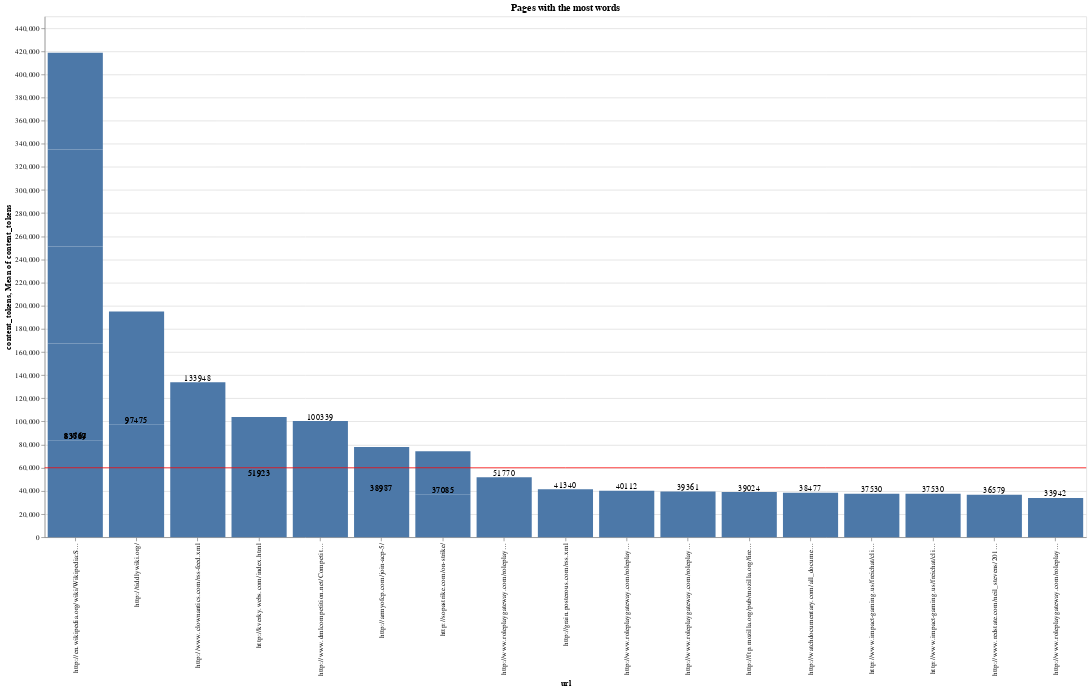

The cell this chart's notebook holds for it:
### Markdown cell above
Next, let's create a bar chart of this.

### Code cell
word_count_bar = (
    alt.Chart(word_count)
    .mark_bar()
    .encode(x=alt.X("url:O", sort="-y"), y=alt.Y("content_tokens:Q"))
)

word_count_rule = (
    alt.Chart(word_count).mark_rule(color="red").encode(y="mean(content_tokens):Q")
)

word_count_text = word_count_bar.mark_text(align="center", baseline="bottom").encode(
    text="content_tokens:Q"
)

(word_count_bar + word_count_rule + word_count_text).properties(
    width=1400, height=700, title="Pages with the most words"
)

### Figure 1 — Vega-Lite specification as saved in the notebook (floating-point values rounded to 4 significant figures)
{"config": {"view": {"continuousWidth": 400, "continuousHeight": 300}}, "layer": [{"mark": "bar", "encoding": {"x": {"type": "ordinal", "field": "url", "sort": "-y"}, "y": {"type": "quantitative", "field": "content_tokens"}}}, {"mark": {"type": "rule", "color": "red"}, "encoding": {"y": {"type": "quantitative", "aggregate": "mean", "field": "content_tokens"}}}, {"mark": {"type": "text", "align": "center", "baseline": "bottom"}, "encoding": {"text": {"type": "quantitative", "field": "content_tokens"}, "x": {"type": "ordinal", "field": "url", "sort": "-y"}, "y": {"type": "quantitative", "field": "content_tokens"}}}], "data": {"name": "data-cbf46966ca17bef86abe8748c5a7789e"}, "height": 700, "title": "Pages with the most words", "width": 1400, "$schema": "https://vega.github.io/schema/vega-lite/v4.8.1.json", "datasets": {"data-cbf46966ca17bef86abe8748c5a7789e": [{"url": "http://www.clownantics.com/rss-feed.xml", "content_tokens": 133948}, {"url": "http://www.dmlcompetition.net/Competition/4/winning-projects.php?group=dmlc-4b", "content_tokens": 100339}, {"url": "http://tiddlywiki.org/", "content_tokens": 97475}, {"url": "http://tiddlywiki.org/", "content_tokens": 97475}, {"url": "http://en.wikipedia.org/wiki/Wikipedia:SOPA_initiative/Action", "content_tokens": 83717}, {"url": "http://en.wikipedia.org/wiki/Wikipedia:SOPA_initiative/Action", "content_tokens": 83717}, {"url": "http://en.wikipedia.org/wiki/Wikipedia:SOPA_initiative/Action", "content_tokens": 83717}, {"url": "http://en.wikipedia.org/wiki/Wikipedia:SOPA_initiative/Action", "content_tokens": 83709}, {"url": "http://en.wikipedia.org/wiki/Wikipedia:SOPA_initiative/Action", "content_tokens": 83664}, {"url": "http://kverky.webs.com/index.html", "content_tokens": 51923}, {"url": "http://kverky.webs.com/index.html", "content_tokens": 51923}, {"url": "http://www.roleplaygateway.com/roleplay/at-the-edge-of-the-world/", "content_tokens": 51770}, {"url": "http://grain.posterous.com/rss.xml", "content_tokens": 41340}, {"url": "http://www.roleplaygateway.com/roleplay/life-anew-in-eronnis/", "content_tokens": 40112}, {"url": "http://www.roleplaygateway.com/roleplay/shadows-of-the-forgotten/", "content_tokens": 39361}, {"url": "http://ftp.mozilla.org/pub/mozilla.org/firefox/nightly/latest-mozilla-aurora-l10n/", "content_tokens": 39024}, {"url": "http://armyofcp.com/join-acp-5/", "content_tokens": 38987}, {"url": "http://armyofcp.com/join-acp-5/", "content_tokens": 38977}, {"url": "http://watchdocumentary.com/all_documentaries/", "content_tokens": 38477}, {"url": "http://www.impact-gaming.us/freichat/client/main.php?id=312c90ea1f58eea960860eafba76a361&xhash=88024eb390a005b0435d62f04dbc4c4b", "content_tokens": 37530}, {"url": "http://www.impact-gaming.us/freichat/client/main.php?id=8bf144a8b554daab55d587f73bcb6417&xhash=c582af559cd8c32b233f9aa0780cacd4", "content_tokens": 37530}, {"url": "http://sopastrike.com/on-strike/", "content_tokens": 37085}, {"url": "http://sopastrike.com/on-strike/", "content_tokens": 37085}, {"url": "http://www.redstate.com/neil_stevens/2011/10/27/perry-had-better-get-fed-up-fast-this-is-herman-cain-time/", "content_tokens": 36579}, {"url": "http://www.roleplaygateway.com/roleplay/censored/", "content_tokens": 33942}]}}
